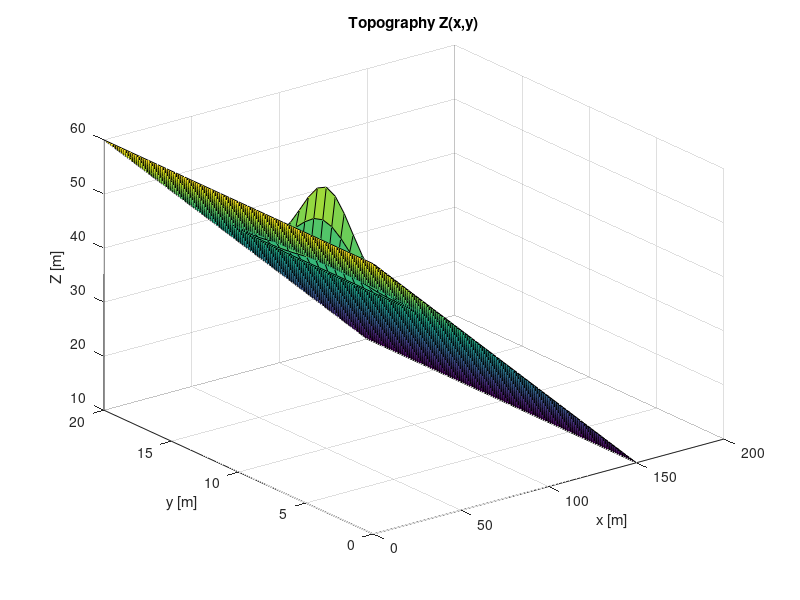
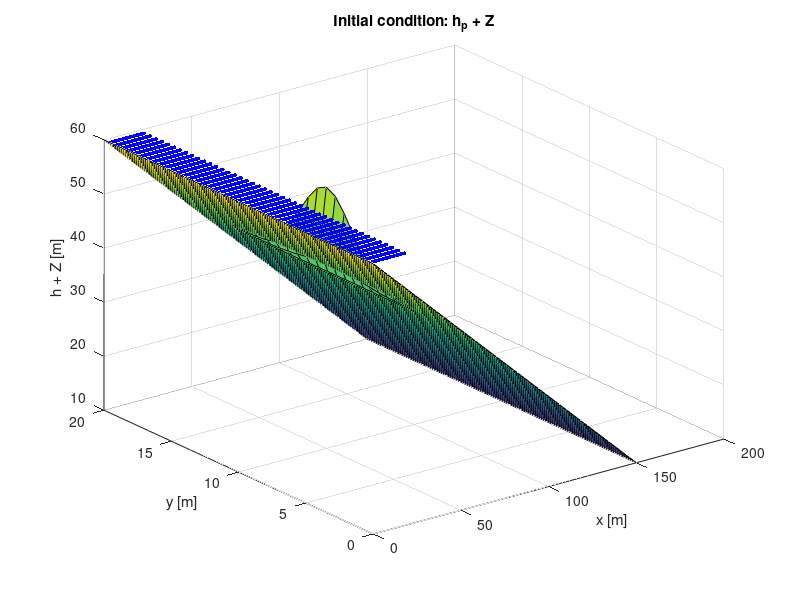

These figures' MATLAB source, in order:
% mass and momentum conservation test for dam break on inclined plane with gaussian obstacle

clear all;
close all;
clc;

% Domain: [0, 150] x [0, 20]
nelex = 75;
neley = 30;
Lx = 150;
Ly = 20;
hx = Lx / nelex;
hy = Ly / neley;

x = linspace(0, Lx, nelex+1);
y = linspace(0, Ly, neley+1);
[X, Y] = meshgrid(x, y);

% Topograhpy: inclned plane + gaussian bump
Z = 60 - (1/3).*X + 15.*exp(-((X-50).^2)./7 - ((Y-10).^2)./7);

% Gradient
[gx, gy] = gradient(Z, hx, hy);


figure(1);
surf(X, Y, Z);
title('Topography Z(x,y)');
xlabel('x [m]'); ylabel('y [m]'); zlabel('Z [m]');

% Particles: only in region [0, 20] x [0, 20]
Xmin = 0; Xmax = 20; Ymin = 0; Ymax = 20;
DX = 0.45; DY = 0.45;
[xp, yp] = meshgrid(Xmin+DX/2:DX:Xmax-DX/2, Ymin+DY/2:DY:Ymax-DY/2);
xp = xp(:);
yp = yp(:);

% Initial height: h = 60 - Z interpolated at particle positions
hp = 60 - interp2(X, Y, Z, xp, yp, 'linear');

% Remove particles with zero or negative height
hzero = find(hp <= 0.001);
hp(hzero) = [];
xp(hzero) = [];
yp(hzero) = [];

nmp = numel(xp);
fprintf('Particles: %d\n', nmp);


figure(2);
surf(X, Y, Z);
hold on;
scatter3(xp, yp, hp + interp2(X, Y, Z, xp, yp, 'linear'), 7, 'b', 'filled');
title('Initial condition: h_p + Z');
xlabel('x [m]'); ylabel('y [m]'); zlabel('h + Z [m]');

%% Physical parameters (from paper Section 4.2)
g     = 9.81;
xi    = 200;      % turbulence coefficient [m/s^2]
rhosy = 1200.0;   % mudflow density [kg/m^3]
T     = 7;        % final time [s]

%% Initial conditions for particles
Msys  = sum(hp * DX * DY * rhosy);
Mp    = Msys / nmp * ones(nmp, 1);
Vp    = Mp ./ rhosy;
Ap    = Vp ./ hp;
vp    = zeros(nmp, 2);
momp  = zeros(nmp, 2);

% Flag (from paper: friction on, Bingham on)
BINGHAM  = 1.0;
FRICTION = 1.0;
CFL      = 0.2;
BC_FLAG  = 1;

MERGE_SPLIT_ON = 1;
physical_boundary = [1, 0, 0, 0]  % top, right, bottom, left

eq_level = 0.0;   % non well-balanced

% Rheological parameters (not specified in the paper
% we choose them to be consistent with the well-balanced test):
mu = 10; % Pa·s (viscosity)
phi = 12; % degrees (friction angle)
tauy = 30; % Pa·s (as in well-balanced test)

Zz   = Z(:);
dZdx = gx(:);
dZdy = gy(:);

%% writing DATA.json
function v2j(fid, name, x, last)
  if isscalar(x) && ~ischar(x)
    fprintf(fid, '"%s": %.17g', name, x);
  elseif ischar(x)
    fprintf(fid, '"%s": "%s"', name, x);
  else
    x = x(:);
    fprintf(fid, '"%s": [', name);
    fprintf(fid, '%.17g', x(1));
    for k = 2:numel(x)
      fprintf(fid, ',%.17g', x(k));
    endfor
    fprintf(fid, ']');
  endif
  if (~last)
    fprintf(fid, ',\n');
  else
    fprintf(fid, '\n');
  endif
endfunction

FID = fopen("DATA.json", "w");
fprintf(FID, "{\n");
v2j(FID, "x",           xp,         false);
v2j(FID, "y",           yp,         false);
v2j(FID, "Mp",          Mp,         false);
v2j(FID, "Ap",          Ap,         false);
v2j(FID, "vpx",         vp(:,1),    false);
v2j(FID, "vpy",         vp(:,2),    false);
v2j(FID, "Nex",         nelex,      false);
v2j(FID, "Ney",         neley,      false);
v2j(FID, "hx",          hx,         false);
v2j(FID, "hy",          hy,         false);
v2j(FID, "hp",          hp,         false);
v2j(FID, "mom_px",      momp(:,1),  false);
v2j(FID, "mom_py",      momp(:,2),  false);
v2j(FID, "g",           g,          false);
v2j(FID, "T",           T,          false);
v2j(FID, "xi",          xi,         false);
v2j(FID, "rho",         rhosy,      false);
v2j(FID, "Vp",          Vp,         false);
v2j(FID, "Z",           Zz,         false);
v2j(FID, "dZdx",        dZdx,       false);
v2j(FID, "dZdy",        dZdy,       false);

v2j(FID, "mu",        mu,       false);
v2j(FID, "phi",       phi,      false);
v2j(FID, "tauy",      tauy,      false);

v2j(FID, "MERGE_SPLIT_ON", MERGE_SPLIT_ON, false);
v2j(FID, "physical_boundary", physical_boundary, false);

v2j(FID, "BINGHAM_ON",  BINGHAM,    false);
v2j(FID, "CFL",         CFL,        false);
v2j(FID, "BC_FLAG",     BC_FLAG,    false);
v2j(FID, "eq_level",    eq_level,   false);
v2j(FID, "FRICTION_ON", FRICTION,   true);
fprintf(FID, "}\n");
fclose(FID);
fprintf('DATA.json written: %d particles, grid %dx%d\n', nmp, nelex, neley);
fprintf('Domain: [0,%.0f] x [0,%.0f], hx=%.3f, hy=%.3f\n', Lx, Ly, hx, hy);
fprintf('Parameters: rho=%.0f, xi=%.0f, T=%.0f, CFL=%.2f\n', rhosy, xi, T, CFL);
